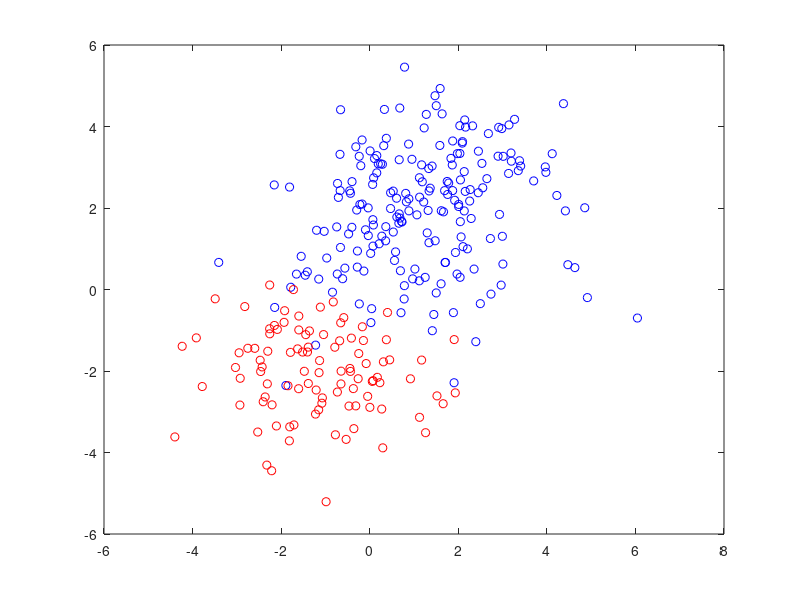

Here is the MATLAB script that generated this plot: (Note: this script raises an error after producing the figure.)
% Step1: 
% If you have the mean and variance you have the Gaussian distribution
% Generate data from 2D Gaussian distribution

% component1
mu1 = [1 2]; %mean
sigma1 = [ 3 .2; .2  2];     % covariance matrix
m1 = 200;  % number of data points        

% component2
mu2 = [-1 -2];
sigma2 = [2 0; 0 1];
m2 = 100;

% generate sample points with the means and covarinace matrix above

% component1
R1 = chol(sigma1);  % Cholesky factorization -> covariance decomposition
X1 = randn(m1, 2) * R1; % generate bivariate normal numbers (size of data points)
X1 = X1 + repmat(mu1, size(X1, 1), 1);  % distribution with mean specified

% component2
R2 = chol(sigma2);
X2 = randn(m2, 2) * R2;
X2 = X2 + repmat(mu2, size(X2, 1), 1);

% combine component1 and component2
X = [X1; X2];


% Step2:
% Plot the data points and their pdfs (probability density function)
% Display the scatter plot of the two distribution
figure(1);

hold off;
plot(X1(:, 1), X1(:, 2), 'bo');
hold on;
plot(X2(:, 1), X2(:, 2), 'ro');
set(gcf,'color','white') % the figure is with white background

% create a matrix girdX (x,y coordinates) as the input values over the grid (range from -6 to 6)
gridSize = 100;
u = linspace(-6, 6, gridSize);
[A B] = meshgrid(u, u);
gridX = [A(:), B(:)];   % shape to 1D
% calculate the Gaussian response (probability density function) for every value in the grid
z1 = gaussianND(gridX, mu1, sigma1);
z2 = gaussianND(gridX, mu2, sigma2);

% reshape back to 2D
Z1 = reshape(z1, gridSize, gridSize);
Z2 = reshape(z2, gridSize, gridSize);

% Plot the contour lines to show the Gaussian response (PDFs)
[C, h] = contour(u, u, Z1);
[C, h] = contour(u, u, Z2);

axis([-6 6 -6 6])
title('Original Data and PDFs');


% Step3
% Choose initial values for the parameters (K-means clustering)
m = size(X, 1); % m is the number of data points
k = 2;  % the number of clusters
n = 2;  % the vector lengths

 % randomly select k data points as the initial cluster centers
indeces = randperm(m); 
mu = X(indeces(1:k), :);

% use the overall covariance of the dataset as the initial vairance for each cluster
sigma = [];
for (j = 1 : k)
    sigma{j} = cov(X);
end

% Initialize equal probabilities to each cluster.
phi = ones(1, k) * (1 / k);


% Step4
% run expectation maximization (EM)
% EM: find blob parameters theta that maximize the likelihood function
W = zeros(m, k);    % probability matrix -> the probability of each data point belong to each cluster

% Loop until convergence (enough iterations that guaratee convergence -> at most 1000 iterations)
for (iter = 1:1000)
    fprintf('  EM Iteration %d\n', iter);
    
    % E step(Expectation): given guess of blobs, compute ownership of each point
    % Evaluate the Gaussian for all data points for cluster j
    for (j = 1 : k)
        pdf(:, j) = gaussianND(X, mu(j, :), sigma{j});
    end
    
    % Multiply each pdf value by the prior probability for cluster
    pdf_w = bsxfun(@times, pdf, phi);
    
    % Divide the weighted probabilities by the sum of weighted probabilities for each cluster.
    %   sum(pdf_w, 2) -- sum over the clusters. (new probability)
    W = bsxfun(@rdivide, pdf_w, sum(pdf_w, 2));

    % M step (Maximization): given ownership probabilities, update blobs to
    % maximize likelihood function
    % Calculate the probability for each distribution
    
    % store the previous mean
    prevMu = mu;    

    % for each cluster j
    for (j = 1 : k)
        phi(j) = mean(W(:, j), 1);  % calculate the probability for cluster j
        mu(j, :) = weightedAverage(W(:, j), X); % calculate the new mean (average of ll data points)

        % calculate the covariance matrix for cluster j (weighted average of the covariance for each training example)
        sigma_k = zeros(n, n);
        Xm = bsxfun(@minus, X, mu(j, :));   % subtract the cluster mean from all the data points
        
        % calculate the contribution of each training example to the covariance matrix
        for (i = 1 : m)
            sigma_k = sigma_k + (W(i, j) .* (Xm(i, :)' * Xm(i, :)));
        end
        
        % the new covariance matrix (sigma_k divide by the sum of weights) 
        sigma{j} = sigma_k ./ sum(W(:, j));
    end
    
    % check for convergence (if cluster centers remains the same)
    if (mu == prevMu)
        break
    end
end